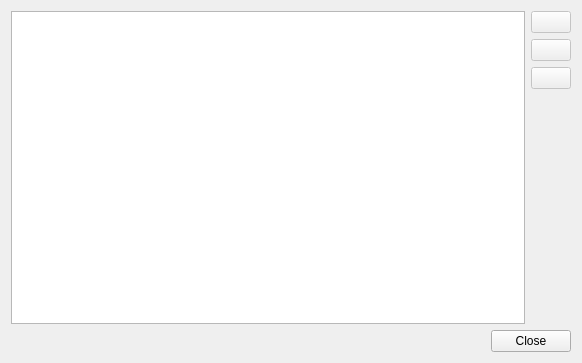
<?xml version="1.0" encoding="UTF-8"?>
<ui version="4.0">
 <class>QueueManager</class>
 <widget class="QDialog" name="QueueManager">
  <property name="geometry">
   <rect>
    <x>0</x>
    <y>0</y>
    <width>582</width>
    <height>363</height>
   </rect>
  </property>
  <property name="windowTitle">
   <string>Queue Manager</string>
  </property>
  <property name="windowIcon">
   <iconset>
    <normaloff>:/icon.png</normaloff>:/icon.png</iconset>
  </property>
  <layout class="QVBoxLayout" name="verticalLayout_2">
   <item>
    <layout class="QHBoxLayout" name="horizontalLayout">
     <item>
      <widget class="QTreeView" name="list">
       <property name="acceptDrops">
        <bool>true</bool>
       </property>
       <property name="showDropIndicator" stdset="0">
        <bool>true</bool>
       </property>
       <property name="dragEnabled">
        <bool>true</bool>
       </property>
       <property name="dragDropMode">
        <enum>QAbstractItemView::DragDrop</enum>
       </property>
       <property name="defaultDropAction">
        <enum>Qt::MoveAction</enum>
       </property>
       <property name="alternatingRowColors">
        <bool>true</bool>
       </property>
       <property name="selectionMode">
        <enum>QAbstractItemView::ExtendedSelection</enum>
       </property>
       <property name="selectionBehavior">
        <enum>QAbstractItemView::SelectRows</enum>
       </property>
       <property name="rootIsDecorated">
        <bool>false</bool>
       </property>
       <attribute name="headerVisible">
        <bool>false</bool>
       </attribute>
      </widget>
     </item>
     <item>
      <layout class="QVBoxLayout" name="verticalLayout">
       <item>
        <widget class="QPushButton" name="move_up">
         <property name="enabled">
          <bool>false</bool>
         </property>
         <property name="toolTip">
          <string>Move up</string>
         </property>
         <property name="iconSize">
          <size>
           <width>16</width>
           <height>16</height>
          </size>
         </property>
        </widget>
       </item>
       <item>
        <widget class="QPushButton" name="move_down">
         <property name="enabled">
          <bool>false</bool>
         </property>
         <property name="toolTip">
          <string>Move down</string>
         </property>
         <property name="iconSize">
          <size>
           <width>16</width>
           <height>16</height>
          </size>
         </property>
        </widget>
       </item>
       <item>
        <widget class="QPushButton" name="clear">
         <property name="enabled">
          <bool>false</bool>
         </property>
         <property name="toolTip">
          <string>Clear</string>
         </property>
         <property name="iconSize">
          <size>
           <width>16</width>
           <height>16</height>
          </size>
         </property>
        </widget>
       </item>
       <item>
        <spacer name="verticalSpacer">
         <property name="orientation">
          <enum>Qt::Vertical</enum>
         </property>
         <property name="sizeHint" stdset="0">
          <size>
           <width>20</width>
           <height>40</height>
          </size>
         </property>
        </spacer>
       </item>
      </layout>
     </item>
    </layout>
   </item>
   <item>
    <widget class="QDialogButtonBox" name="buttonBox">
     <property name="orientation">
      <enum>Qt::Horizontal</enum>
     </property>
     <property name="standardButtons">
      <set>QDialogButtonBox::Close</set>
     </property>
    </widget>
   </item>
  </layout>
 </widget>
 <resources/>
 <connections>
  <connection>
   <sender>buttonBox</sender>
   <signal>accepted()</signal>
   <receiver>QueueManager</receiver>
   <slot>accept()</slot>
   <hints>
    <hint type="sourcelabel">
     <x>248</x>
     <y>254</y>
    </hint>
    <hint type="destinationlabel">
     <x>157</x>
     <y>274</y>
    </hint>
   </hints>
  </connection>
  <connection>
   <sender>buttonBox</sender>
   <signal>rejected()</signal>
   <receiver>QueueManager</receiver>
   <slot>reject()</slot>
   <hints>
    <hint type="sourcelabel">
     <x>316</x>
     <y>260</y>
    </hint>
    <hint type="destinationlabel">
     <x>286</x>
     <y>274</y>
    </hint>
   </hints>
  </connection>
 </connections>
</ui>
